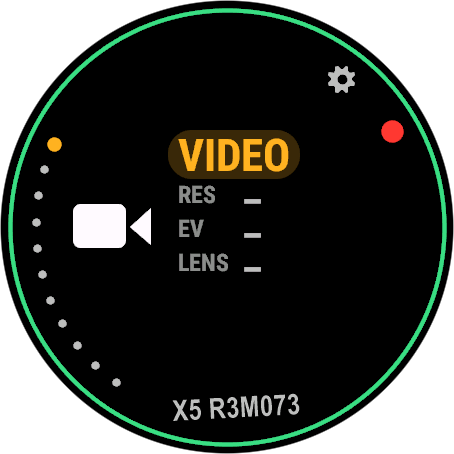
#> input picture docs/Screenshots/Main.png, 454 x 454 px, found by its file name
$ python redact_serial.py docs/Screenshots/Main.png '^'
#> lines starting #> are read from the running program, lines starting #| are printed output that depends on the picture
"""Outil de caviardage des captures magasin : remplace la ligne de nom de camera
(modele + numero de serie) en bas d'une capture par un texte neutre.

Pourquoi un outil et pas une retouche a la main : les captures seront refaites a
chaque publication, et le numero de serie de la camera du banc ne doit pas sortir.

Ce qu'il fait, sans rien presumer d'ecrit dans le code de l'appli :
  1. cherche dans la bande du bas les pixels clairs et neutres (le texte de l'app
     est gris clair ou blanc sur fond noir ; l'anneau rouge/vert est ecarte par
     le filtre de neutralite) ;
  2. regroupe les glyphes en lignes : chaque ligne garde une tendance (droite ou
     inflexion), donc un texte legerement incline ou courbe le long de l'anneau
     reste une seule ligne ;
  3. prend la ligne la plus basse de l'image : c'est la ligne de nom (les
     libelles de l'app, "GPS" par exemple, sont toujours au-dessus) ;
  4. efface cette ligne avec le fond local, et redessine le nouveau texte a la
     meme taille, a la meme couleur, glyphe par glyphe sur la courbe mesuree.

usage :
  # montres rondes (fenix, instinct...) : detection seule
  python tools/redact_serial.py "docs/Screenshots/Main.png" ^
         --text "X5 R3M073" --font bahnschrift --backup "C:\\originaux"

  # formats rectangulaires (Edge) : la ligne est plus haut, band plus bas
  python tools/redact_serial.py "docs/Screenshots/edge.png" --band 0.70

  # image deja retouchee une fois : redessiner aux vraies mesures de l'original
  python tools/redact_serial.py "docs/Screenshots/settngs.png" ^
         --line "188,400,284,424" --cap 17 --color "174,174,174" --font bahnschrift

Les fichiers sont modifies en place ; --backup copie d'abord les originaux.
--font force la police d'une serie entiere (la police choisie par les mesures
differerait selon que l'ecran est rond, donc condense, ou rectangulaire).
"""
import argparse
import math
import os
import shutil
import sys
from collections import deque

from PIL import Image, ImageDraw, ImageFont

MIN_GLYPH_H = 8
MAX_GLYPH_H = 30


def light_neutral_points(im, y0, y1):
    px = im.load()
    w, _ = im.size
    pts = set()
    for y in range(y0, y1):
        for x in range(0, w):
            r, g, b = px[x, y][:3]
            if min(r, g, b) > 100 and (max(r, g, b) - min(r, g, b)) < 40:
                pts.add((x, y))
    return pts


def components(pts):
    seen, comps = set(), []
    for p in pts:
        if p in seen:
            continue
        q, comp = deque([p]), []
        seen.add(p)
        while q:
            x, y = q.popleft()
            comp.append((x, y))
            for dx in (-1, 0, 1):
                for dy in (-1, 0, 1):
                    n = (x + dx, y + dy)
                    if n in pts and n not in seen:
                        seen.add(n)
                        q.append(n)
        comps.append(comp)
    return comps


def glyph(cx, cy, comp):
    xs = [p[0] for p in comp]
    ys = [p[1] for p in comp]
    return {"x0": min(xs), "y0": min(ys), "x1": max(xs), "y1": max(ys),
            "cx": cx, "cy": cy, "h": max(ys) - min(ys) + 1, "pts": comp}


def lin_trend(points):
    """Tendance (a, b) d'une suite de points : y ~ a*x + b (moindres carres)."""
    n = len(points)
    if n == 1:
        return 0.0, points[0][1]
    sx = sum(p[0] for p in points)
    sy = sum(p[1] for p in points)
    sxx = sum(p[0] * p[0] for p in points)
    sxy = sum(p[0] * p[1] for p in points)
    d = n * sxx - sx * sx
    if abs(d) < 1e-9:
        return 0.0, sy / n
    a = (n * sxy - sx * sy) / d
    return a, (sy - a * sx) / n


def group_lines(glyphs):
    """Regroupe par lignes en toleruant l'inclinaison : un glyphe rejoint la ligne
    dont la tendance passe a +/- 9 px de son centre, et dont le bord droit est a
    moins de 26 px a sa gauche. Sinon il ouvre sa propre ligne."""
    glyphs = sorted(glyphs, key=lambda g: g["cx"])
    lines = []
    for g in glyphs:
        best, dist = None, None
        for line in lines:
            a, b = lin_trend([(g2["cx"], g2["cy"]) for g2 in line])
            d = abs(g["cy"] - (a * g["cx"] + b))
            # ne jamais souder deux etiquettes empilees : la tolerance verticale
            # reste sous la hauteur d'un glyphe (sur Edge, "GPS" et le nom de
            # camera se touchent et formaient une seule ligne fantome)
            if d > min(14, 0.8 * max(g2["h"] for g2 in line)):
                continue
            gap = g["x0"] - max(q["x1"] for q in line)
            if gap > 26:
                continue
            if dist is None or d < dist:
                best, dist = line, d
        if best is None:
            lines.append([g])
        else:
            best.append(g)
    return lines


def name_line(lines):
    """La ligne de texte la plus basse de l'image, si elle ressemble a du texte."""
    ok = [l for l in lines
          if len(l) >= 4 and 40 <= max(g["x1"] for g in l) - min(g["x0"] for g in l) <= 360]
    if not ok:
        return None
    ok.sort(key=lambda l: -sum(g["cy"] for g in l) / len(l))
    return ok[0]


def sample_colour(im, line):
    rs = gs = bs = n = 0
    px = im.load()
    for g in line:
        for (x, y) in g["pts"]:
            r, g_, b = px[x, y][:3]
            rs, gs, bs, n = rs + r, gs + g_, bs + b, n + 1
    return (rs // n, gs // n, bs // n)


def background_colour(im, bbox):
    """Median des pixels sombres autour de la ligne (le fond de l'ecran)."""
    x0, y0, x1, y1 = bbox
    px = im.load()
    vals = []
    for y in range(max(0, y0 - 4), min(im.size[1], y1 + 5)):
        for x in range(max(0, x0 - 4), min(im.size[0], x1 + 5)):
            r, g, b = px[x, y][:3]
            if max(r, g, b) < 90:
                vals.append((r, g, b))
    if not vals:
        return (0, 0, 0)
    vals.sort()
    return vals[len(vals) // 2]


def fit_parab(points):
    """A*u^2 + B*u + C avec u = x - x_moyen (centré : systeme bien conditionne,
    meme quand les abscisses sont a x~250). Retourne (A, B, C, x_moyen) ou None."""
    n = len(points)
    if n < 3:
        return None
    xm = sum(p[0] for p in points) / float(n)
    us = [p[0] - xm for p in points]
    uy = [(u, p[1]) for u, p in zip(us, points)]
    su = sum(u for u, y in uy)
    sy = sum(y for u, y in uy)
    su2 = sum(u * u for u, y in uy)
    su3 = sum(u ** 3 for u, y in uy)
    su4 = sum(u ** 4 for u, y in uy)
    suy = sum(u * y for u, y in uy)
    su2y = sum(u * u * y for u, y in uy)
    m = [[su4, su3, su2], [su3, su2, su], [su2, su, float(n)]]
    v = [su2y, suy, sy]

    def det(k):
        r = [row[:] for row in m]
        for i in range(3):
            r[i][k] = v[i]
        return (r[0][0] * (r[1][1] * r[2][2] - r[1][2] * r[2][1])
                - r[0][1] * (r[1][0] * r[2][2] - r[1][2] * r[2][0])
                + r[0][2] * (r[1][0] * r[2][1] - r[1][1] * r[2][0]))

    d = det(2)
    if abs(d) < 1e-6:
        return None
    return det(0) / d, det(1) / d, det(2) / d, xm


CANDIDATE_FONTS = [
    (r"C:\Windows\Fonts\bahnschrift.ttf", [700, 75]),  # DIN gras, condense (ronds)
    (r"C:\Windows\Fonts\segoeui.ttf", None),           # Segoe UI normal
    (r"C:\Windows\Fonts\segoeuis.ttf", None),          # Segoe UI semibold
    (r"C:\Windows\Fonts\arialnb.ttf", None),
]


# [19 lines left out: function probe_font, not called in this run]


def pick_font(text, cap_target, width_target, ink_target, only=None):
    """Parmi les polices disponibles, celle qui reproduit le mieux ce qui a ete
    MESURE sur la ligne d'origine : hauteur de capitale, largeur totale et
    densite d'encre. La largeur est ce qui distingue la police condensee des
    montres rondes de la police ordinaire des formats rectangulaires (Edge) :
    mesure du 16 nov. — ratio largeur/capitale ~5.6 sur fenix 8, ~7.7 sur Edge.
    La taille est toujours choisie pour coller a la hauteur de l'originale.
    `only` (sous-chaine de nom de police) force le choix : une serie de captures
    doit rester dans la meme police, celle deja employee sur les autres images."""
    best, best_score = None, None
    for path, variant in CANDIDATE_FONTS:
        if not os.path.exists(path):
            continue
        if only and only not in os.path.basename(path).lower():
            continue
        probe = max(8, cap_target * 3)
        f, cap0, _, _ = probe_font(path, variant, text, probe)
        if cap0 < 1:
            continue
        size = max(8, int(round(cap_target * probe / float(cap0))))
        f, cap, w_rendue, ink_frac = probe_font(path, variant, text, size)
        if abs(cap - cap_target) > 1:
            size = max(8, size + (cap_target - cap))
            f, cap, w_rendue, ink_frac = probe_font(path, variant, text, size)
        score = abs(w_rendue - width_target) / float(max(width_target, 20))
        if w_rendue > width_target + 14:
            score += (w_rendue - width_target - 14) / float(max(width_target, 20))
        if ink_target is not None:
            score += abs(ink_frac - ink_target) * 2.0
        if best_score is None or score < best_score:
            best, best_score = (f, size, w_rendue, ink_frac, path, variant), score
    if best is None:
        return ImageFont.load_default(), cap_target
    print("   police: %s %s taille=%d (largeur %.0f vs %d demandes, %s, score %.3f)" % (
        os.path.basename(best[4]), best[5] or "", best[1], best[2], width_target,
        ("encre %.2f vs %.2f" % (best[3], ink_target)) if ink_target is not None else "encre non mesuree",
        best_score))
    return best[0], best[1]


def redraw(base, slope, layer, font, text, colour, x_left, x_right, glyph_h, track):
    """Pose le texte glyphe par glyphe le long de la ligne mesuree : base(x) donne
    l'ordonnee de la ligne de baseline, slope(x) sa pente, inclinee ou inflchie
    comme sur l'original."""
    chars = list(text)

    def widths_of(f):
        out_w = []
        for c in chars:
            # getlength donne l'avance reelle du glyphe (la largeur d'encre de
            # getbbox ferait du mot vide une largeur de 'O' — l'espace vu sur
            # les premieres captures)
            out_w.append(max(2, int(round(f.getlength(c)))))
        return out_w

    widths = widths_of(font)
    total = sum(widths) + track * (len(chars) - 1)
    if total > (x_right - x_left) + 14 and hasattr(font, "font_variant"):
        # trop large pour l'empreinte de l'originale : retrecir jusqu'a ce qu'elle tienne
        for _ in range(6):
            font = font.font_variant(size=max(8, int(font.size * (x_right - x_left + 14) / total)))
            widths = widths_of(font)
            total = sum(widths) + track * (len(chars) - 1)
            if total <= (x_right - x_left) + 14:
                break
    if total > (x_right - x_left):
        # texte plus large que l'original : on garde la meme marge droite, il
        # deborde a gauche, comme le ferait l'appli avec un nom plus long
        x = x_right - total
    else:
        x = x_left + (x_right - x_left - total) / 2.0
    b0 = font.getbbox("X")
    for c, w in zip(chars, widths):
        mid = x + w / 2.0
        if c != " ":
            img = Image.new("RGBA", (w + 12, glyph_h + 14), (0, 0, 0, 0))
            d = ImageDraw.Draw(img)
            b = font.getbbox(c)
            d.text((6 - b[0], 7 - b[1]), c, font=font, fill=colour + (255,))
            img = img.rotate(-math.degrees(math.atan(slope(mid))),
                             resample=Image.BICUBIC, expand=True)
            ybase = base(mid)
            layer.paste(img, (int(mid - img.size[0] / 2),
                              int(ybase - img.size[1] / 2.0)), img)
        x += w + track


def process(path, text, backup, band=0.78, font_filter=None, line_geom=None, cap=None, color=None):
    im = Image.open(path).convert("RGB")
    w, h = im.size
    if backup:
        os.makedirs(backup, exist_ok=True)
        shutil.copy2(path, os.path.join(backup, os.path.basename(path)))
    # 1. detecter la ligne du bas — toujours, c'est ce qu'il faut effacer,
    #    meme quand la geometrie de dessin sera dictee ensuite (--line)
    band_pts = light_neutral_points(im, int(h * band), h)
    glyphs = []
    for c in components(band_pts):
        cx = sum(p[0] for p in c) / len(c)
        cy = sum(p[1] for p in c) / len(c)
        g = glyph(cx, cy, c)
        if MIN_GLYPH_H <= g["h"] <= MAX_GLYPH_H and (g["x1"] - g["x0"]) <= 60:
            glyphs.append(g)
    lines = group_lines(glyphs)
    line = name_line(lines)
    if not line and not line_geom:
        for l in sorted(lines, key=lambda l: -sum(g["cy"] for g in l) / len(l)):
            print("  ligne refusee: bbox=(%d,%d,%d,%d) glyphes=%d" % (
                min(g["x0"] for g in l), min(g["y0"] for g in l),
                max(g["x1"] for g in l), max(g["y1"] for g in l), len(l)))
        print(path, "-> aucune ligne de nom trouvee, laisse telle quelle")
        return False
    erase_box = None
    colour_d, ink_target, med_h = None, None, None
    if line:
        line.sort(key=lambda g: g["x0"])
        erase_box = (min(g["x0"] for g in line), min(g["y0"] for g in line),
                     max(g["x1"] for g in line), max(g["y1"] for g in line))
        hs = sorted(g["h"] for g in line)
        med_h = hs[len(hs) // 2]  # mediane : les paires soudees fausseraient le max
        colour_d = sample_colour(im, line)
        for l in lines:
            print("  ligne detectee: bbox=(%d,%d,%d,%d) glyphes=%d" % (
                min(g["x0"] for g in l), min(g["y0"] for g in l),
                max(g["x1"] for g in l), max(g["y1"] for g in l), len(l)))

    if line_geom:
        # trace de dessin dicte : image deja retravaillee une fois, ou mise en page
        # serree (le petit format Edge superpose son etiquette "GPS" et le nom)
        draw_bbox = tuple(int(v) for v in line_geom)
        glyph_h = cap or med_h or (draw_bbox[3] - draw_bbox[1] + 1)
        if color:
            colour = tuple(int(v) for v in color.split(","))
        else:
            colour = colour_d or (175, 175, 175)
        curved, la, lb = False, 0.0, (draw_bbox[1] + draw_bbox[3]) / 2.0
        print("%s -> ligne dictee: draw=%s efface=%s hauteur=%d couleur=%s" % (
            os.path.basename(path), draw_bbox, erase_box, glyph_h, colour))
    else:
        draw_bbox = erase_box
        glyph_h = med_h
        colour = colour_d
        centroids = [(g["cx"], g["cy"]) for g in line]
        la, lb = lin_trend(centroids)
        line_res = max(abs(cy - (la * cx + lb)) for cx, cy in centroids)
        fit = fit_parab(centroids)
        curved = False
        if fit is not None:
            A, B, C, xm = fit
            qres = max(abs(cy - (A * (cx - xm) ** 2 + B * (cx - xm) + C)) for cx, cy in centroids)
            span = draw_bbox[2] - draw_bbox[0]
            # la parabole n'est gardee que si elle courbe reellement la ligne
            # (>=1.5 px sur la portee) et si elle colle mieux que la droite
            curved = abs(A) * span * span >= 1.5 and qres < line_res - 0.5 and qres <= 3.0
        Wd = erase_box[2] - erase_box[0] + 1
        ink_target = sum(len(g["pts"]) for g in line) / float(Wd * med_h)
        print("%s -> ligne de nom: bbox=%s hauteur=%d couleur=%s %s" % (
            os.path.basename(path), erase_box, glyph_h, colour,
            ("courbe A=%.5f res=%.1f (droite res=%.1f)" % (A, qres, line_res)) if curved
            else ("droite inclinee pente=%.3f res=%.1f" % (la, line_res))))

    bg = background_colour(im, erase_box or draw_bbox)
    out = im.copy()
    d = ImageDraw.Draw(out)
    if erase_box:
        d.rectangle((erase_box[0] - 2, erase_box[1] - 2, erase_box[2] + 2, erase_box[3] + 2), fill=bg)
    elif line_geom:
        d.rectangle((draw_bbox[0] - 2, draw_bbox[1] - 2, draw_bbox[2] + 2, draw_bbox[3] + 2), fill=bg)
    W = draw_bbox[2] - draw_bbox[0] + 1
    font, fsize = pick_font(text, glyph_h, W, ink_target, only=font_filter)
    layer = out.convert("RGBA")
    track = 2
    if curved:
        def base(x):
            return A * (x - xm) ** 2 + B * (x - xm) + C

        def slope(x):
            return 2 * A * (x - xm) + B
    else:
        def base(x):
            return la * x + lb

        def slope(x):
            return la
    redraw(base, slope, layer, font, text, colour, draw_bbox[0], draw_bbox[2], glyph_h, track)
    out = layer.convert("RGB")
    out.save(path)
    print("   ecrit: %s (taille police %d)" % (path, fsize))
    return True


def main():
    ap = argparse.ArgumentParser(description="caviarde le numero de serie des captures magasin")
    ap.add_argument("images", nargs="+")
    ap.add_argument("--text", default="X5 R3M073", help="texte a poser a la place de la ligne de nom")
    ap.add_argument("--backup", default=None, help="repertoire ou copier les originaux")
    ap.add_argument("--band", type=float, default=0.78,
                    help="fraction de hauteur ou commence la recherche (0.78 rond, 0.70 Edge)")
    ap.add_argument("--font", default=None,
                    help="forcer la police (sous-chaine, ex: bahnschrift) pour garder la cohérence d'une série")
    ap.add_argument("--line", default=None,
                    help="géométrie de dessin dictée x0,y0,x1,y1 (image déjà retouchée, ou mise en page serrée)")
    ap.add_argument("--cap", type=int, default=None, help="hauteur de capitale dictée (px)")
    ap.add_argument("--color", default=None, help="couleur dictée r,g,b")
    a = ap.parse_args()
    n = 0
    for p in a.images:
        line_geom = [int(v) for v in a.line.split(",")] if a.line else None
        if process(p, a.text, a.backup, a.band, a.font, line_geom, a.cap, a.color):
#> in process, `im = Image.open(path).convert("RGB")`:
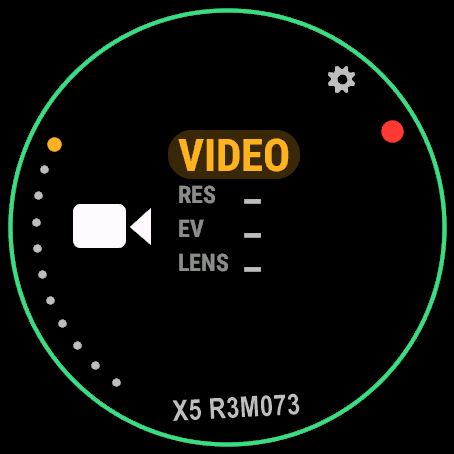
#> im: PIL image 454x454 RGB; mean R, G, B 12.1, 15.3, 10.6
#> after the loop in light_neutral_points, `for y in range(y0, y1):`: pts = 1220 items
#> the loop in process, `for c in components(band_pts):` made 10 passes
#> (cx, cy) on passes 1 to 10: (266, 405.2), (116, 382), (249, 405.9), (216.3, 407), (179.7, 409.8), (232.9, 407.1), (195, 408.9), (293.6, 404), (95.04, 365), (279.2, 401.8)
#> after the loop in process, `for c in components(band_pts):`: glyphs = 10 items
#> the loop in group_lines, `for g in glyphs:` made 10 passes
#> after the loop in group_lines, `for g in glyphs:`: lines = 3 items
#> in name_line, `ok = [l for l in lines if len(l) >= 4 and 40 <= max(g["x1"] for g in l..`: ok = 1 item
#> in process, `line = name_line(lines)`: line = 8 items
#> in process, `erase_box = (min(g["x0"] for g in line), min(g["y0"] for g in line), m..`: erase_box = (173, 394, 298, 420)
#> in process, `hs = sorted(g["h"] for g in line)`: hs = [20, 21, 21, 21, 21, 21, 21, 21]
#> in process, `med_h = hs[len(hs) // 2]`: med_h = 21
#> the loop in sample_colour, `for g in line:` made 8 passes
#> in process, `colour_d = sample_colour(im, line)`: colour_d = (177, 178, 177)
#> the loop in process, `for l in lines:` made 3 passes
#|   ligne detectee: bbox=(91,361,99,369) glyphes=1
#|   ligne detectee: bbox=(112,378,120,386) glyphes=1
#|   ligne detectee: bbox=(173,394,298,420) glyphes=8
#> in process, `draw_bbox = erase_box`: draw_bbox = (173, 394, 298, 420)
#> in process, `glyph_h = med_h`: glyph_h = 21
#> in process, `colour = colour_d`: colour = (177, 178, 177)
#> in process, `centroids = [(g["cx"], g["cy"]) for g in line]`: centroids = [(179.7, 409.8), (195, 408.9), (216.3, 407), (232.9, 407.1), (249, 405.9), (266, 405.2), (279.2, 401.8), (293.6, 404)]
#> in process, `la, lb = lin_trend(centroids)`: la = -0.0602; lb = 420.6
#> in process, `line_res = max(abs(cy - (la * cx + lb)) for cx, cy in centroids)`: line_res = 2.03
#> in fit_parab, `n = len(points)`: n = 8
#> in fit_parab, `xm = sum(p[0] for p in points) / float(n)`: xm = 238.9
#> in fit_parab, `us = [p[0] - xm for p in points]`: us = [-59.26, -43.98, -22.61, -6.05, 10.03, 27.01, 40.21, 54.64]
#> in fit_parab, `uy = [(u, p[1]) for u, p in zip(us, points)]`: uy = [(-59.26, 409.8), (-43.98, 408.9), (-22.61, 407), (-6.05, 407.1), (10.03, 405.9), (27.01, 405.2), (40.21, 401.8), (54.64, 404)]
#> in fit_parab, `su = sum(u for u, y in uy)`: su = 2.27e-13
#> in fit_parab, `sy = sum(y for u, y in uy)`: sy = 3249.6
#> in fit_parab, `su2 = sum(u * u for u, y in uy)`: su2 = 11426.5
#> in fit_parab, `su3 = sum(u ** 3 for u, y in uy)`: su3 = -56020
#> in fit_parab, `su4 = sum(u ** 4 for u, y in uy)`: su4 = 28405963.1
#> in fit_parab, `suy = sum(u * y for u, y in uy)`: suy = -687.8
#> in fit_parab, `su2y = sum(u * u * y for u, y in uy)`: su2y = 4645350.1
#> in fit_parab, `m = [[su4, su3, su2], [su3, su2, su], [su2, su, float(n)]]`: m = [[28405963.1, -56020, 11426.5], [-56020, 11426.5, 2.27e-13], [11426.5, 2.27e-13, 8]]
#> in fit_parab, `v = [su2y, suy, sy]`: v = [4645350.1, -687.8, 3249.6]
#> in det, `r = [row[:] for row in m]`: r has the same summary as m in fit_parab
#> after the loop in det, `for i in range(3):`: r = [[28405963.1, -56020, 4645350.1], [-56020, 11426.5, -687.8], [11426.5, 2.27e-13, 3249.6]]
#> in fit_parab, `d = det(2)`: d = 4.38e+14
#> in process, `fit = fit_parab(centroids)`: fit = (1.03e-07, -0.000148, 1, 238.9)
#> in process, `A, B, C, xm = fit`: A = 1.03e-07; B = -0.000148; C = 1
#> in process, `qres = max(abs(cy - (A * (cx - xm) ** 2 + B * (cx - xm) + C)) for cx, ..`: qres = 408.8
#> in process, `span = draw_bbox[2] - draw_bbox[0]`: span = 125
#> in process, `curved = abs(A) * span * span >= 1.5 and qres < line_res - 0.5 and qre..`: curved = False
#> in process, `Wd = erase_box[2] - erase_box[0] + 1`: Wd = 126
#> in process, `ink_target = sum(len(g["pts"]) for g in line) / float(Wd * med_h)`: ink_target = 0.42
#| Main.png -> ligne de nom: bbox=(173, 394, 298, 420) hauteur=21 couleur=(177, 178, 177) droite inclinee pente=-0.060 res=2.0
#> in background_colour, `x0, y0, x1, y1 = bbox`: x0 = 173; y0 = 394; x1 = 298; y1 = 420
#> after the loop in background_colour, `for y in range(max(0, y0 - 4), min(im.size[1], y1 + 5)):`: vals = 3554 items, first 6: (0, 0, 0), (0, 0, 0), (0, 0, 0), (0, 0, 0), (0, 0, 0), (0, 0, 0)
#> in process, `bg = background_colour(im, erase_box or draw_bbox)`: bg = (0, 0, 0)
#> in process, `W = draw_bbox[2] - draw_bbox[0] + 1`: W = 126
#> in process, `font, fsize = pick_font(text, glyph_h, W, ink_target, only=font_filter)`: fsize = 21
#> the loop in redraw, `for c, w in zip(chars, widths):` made 9 passes
#> ybase on passes 1, 2, 4, 5, 6, 7, 8, 9: 408.3, 407.8, 407.1, 406.6, 406, 405.5, 405, 404.5
#> pass 1, in redraw, `img = img.rotate(-math.degrees(math.atan(slope(mid))), resample=Image...`:
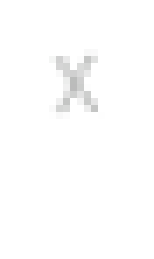
#> img: PIL image 22x37 RGBA (shown 7 times larger); mean R, G, B, A 9.2, 9.2, 9.2, 5; transparent parts drawn white
#> pass 2, in redraw, `img = img.rotate(-math.degrees(math.atan(slope(mid))), resample=Image...`:
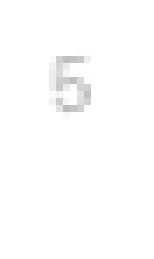
#> img: PIL image 22x37 RGBA (shown 7 times larger); mean R, G, B, A 10.2, 10.1, 10.2, 5; transparent parts drawn white
#> after the loop in redraw, `for c, w in zip(chars, widths):`: x = 272
#|    ecrit: docs/Screenshots/Main.png (taille police 21)
            n += 1
    print("%d image(s) traitee(s) sur %d" % (n, len(a.images)))
    return 0


if __name__ == "__main__":
#> (the run stopped early here; a loop or call above may not have finished)
